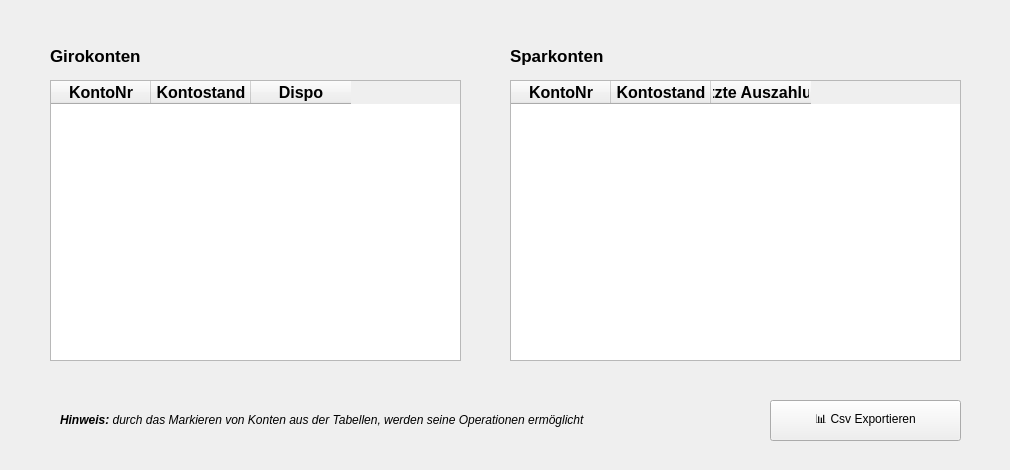
     <widget class="QWidget" name="tab">
      <attribute name="title">
       <string>Konten</string>
      </attribute>
      <widget class="QGroupBox" name="groupBoxKonten">
       <property name="geometry">
        <rect>
         <x>20</x>
         <y>20</y>
         <width>981</width>
         <height>441</height>
        </rect>
       </property>
       <property name="font">
        <font>
         <family>Segoe UI</family>
         <pointsize>15</pointsize>
        </font>
       </property>
       <property name="styleSheet">
        <string notr="true">QGroupBox {border-radius: 9px;}


</string>
       </property>
       <property name="title">
        <string/>
       </property>
       <widget class="QLabel" name="lblTableGiro">
        <property name="geometry">
         <rect>
          <x>30</x>
          <y>20</y>
          <width>151</width>
          <height>31</height>
         </rect>
        </property>
        <property name="font">
         <font>
          <family>Segoe UI</family>
          <pointsize>13</pointsize>
          <weight>75</weight>
          <bold>true</bold>
         </font>
        </property>
        <property name="text">
         <string>Girokonten</string>
        </property>
       </widget>
       <widget class="QTableWidget" name="tableGirokonten">
        <property name="geometry">
         <rect>
          <x>30</x>
          <y>60</y>
          <width>411</width>
          <height>281</height>
         </rect>
        </property>
        <property name="minimumSize">
         <size>
          <width>411</width>
          <height>50</height>
         </size>
        </property>
        <property name="maximumSize">
         <size>
          <width>411</width>
          <height>281</height>
         </size>
        </property>
        <property name="font">
         <font>
          <family>Segoe UI</family>
          <pointsize>11</pointsize>
         </font>
        </property>
        <property name="styleSheet">
         <string notr="true"/>
        </property>
        <property name="editTriggers">
         <set>QAbstractItemView::NoEditTriggers</set>
        </property>
        <property name="selectionMode">
         <enum>QAbstractItemView::SingleSelection</enum>
        </property>
        <property name="selectionBehavior">
         <enum>QAbstractItemView::SelectRows</enum>
        </property>
        <column>
         <property name="text">
          <string>KontoNr</string>
         </property>
         <property name="font">
          <font>
           <pointsize>12</pointsize>
           <weight>75</weight>
           <bold>true</bold>
          </font>
         </property>
         <property name="textAlignment">
          <set>AlignCenter</set>
         </property>
        </column>
        <column>
         <property name="text">
          <string>Kontostand</string>
         </property>
         <property name="font">
          <font>
           <pointsize>12</pointsize>
           <weight>75</weight>
           <bold>true</bold>
          </font>
         </property>
         <property name="textAlignment">
          <set>AlignCenter</set>
         </property>
        </column>
        <column>
         <property name="text">
          <string>Dispo</string>
         </property>
         <property name="font">
          <font>
           <pointsize>12</pointsize>
           <weight>75</weight>
           <bold>true</bold>
          </font>
         </property>
         <property name="textAlignment">
          <set>AlignCenter</set>
         </property>
        </column>
       </widget>
       <widget class="QLabel" name="lblTableSpar">
        <property name="geometry">
         <rect>
          <x>490</x>
          <y>20</y>
          <width>151</width>
          <height>31</height>
         </rect>
        </property>
        <property name="font">
         <font>
          <family>Segoe UI</family>
          <pointsize>13</pointsize>
          <weight>75</weight>
          <bold>true</bold>
         </font>
        </property>
        <property name="text">
         <string>Sparkonten</string>
        </property>
       </widget>
       <widget class="QTableWidget" name="tableSparkonten">
        <property name="geometry">
         <rect>
          <x>490</x>
          <y>60</y>
          <width>451</width>
          <height>281</height>
         </rect>
        </property>
        <property name="font">
         <font>
          <family>Segoe UI</family>
          <pointsize>11</pointsize>
         </font>
        </property>
        <property name="styleSheet">
         <string notr="true"/>
        </property>
        <property name="editTriggers">
         <set>QAbstractItemView::NoEditTriggers</set>
        </property>
        <property name="selectionMode">
         <enum>QAbstractItemView::SingleSelection</enum>
        </property>
        <property name="selectionBehavior">
         <enum>QAbstractItemView::SelectRows</enum>
        </property>
        <column>
         <property name="text">
          <string>KontoNr</string>
         </property>
         <property name="font">
          <font>
           <pointsize>12</pointsize>
           <weight>75</weight>
           <bold>true</bold>
          </font>
         </property>
         <property name="textAlignment">
          <set>AlignCenter</set>
         </property>
        </column>
        <column>
         <property name="text">
          <string>Kontostand</string>
         </property>
         <property name="font">
          <font>
           <pointsize>12</pointsize>
           <weight>75</weight>
           <bold>true</bold>
          </font>
         </property>
         <property name="textAlignment">
          <set>AlignCenter</set>
         </property>
        </column>
        <column>
         <property name="text">
          <string>Letzte Auszahlung</string>
         </property>
         <property name="font">
          <font>
           <pointsize>12</pointsize>
           <weight>75</weight>
           <bold>true</bold>
          </font>
         </property>
         <property name="textAlignment">
          <set>AlignCenter</set>
         </property>
        </column>
       </widget>
       <widget class="QPushButton" name="btnCsvExport">
        <property name="geometry">
         <rect>
          <x>750</x>
          <y>380</y>
          <width>191</width>
          <height>41</height>
         </rect>
        </property>
        <property name="font">
         <font>
          <family>Segoe UI</family>
          <pointsize>9</pointsize>
         </font>
        </property>
        <property name="text">
         <string>📊 Csv Exportieren</string>
        </property>
       </widget>
       <widget class="QLabel" name="lblHinweisKontenMarkieren">
        <property name="geometry">
         <rect>
          <x>40</x>
          <y>380</y>
          <width>661</width>
          <height>41</height>
         </rect>
        </property>
        <property name="font">
         <font>
          <family>Segoe UI</family>
          <pointsize>9</pointsize>
          <italic>true</italic>
         </font>
        </property>
        <property name="styleSheet">
         <string notr="true"/>
        </property>
        <property name="text">
         <string>&lt;html&gt;&lt;head/&gt;&lt;body&gt;&lt;p&gt;&lt;span style=&quot; font-weight:600;&quot;&gt;Hinweis:&lt;/span&gt; durch das Markieren von Konten aus der Tabellen, werden seine Operationen ermöglicht&lt;/p&gt;&lt;/body&gt;&lt;/html&gt;</string>
        </property>
       </widget>
      </widget>
     </widget>
